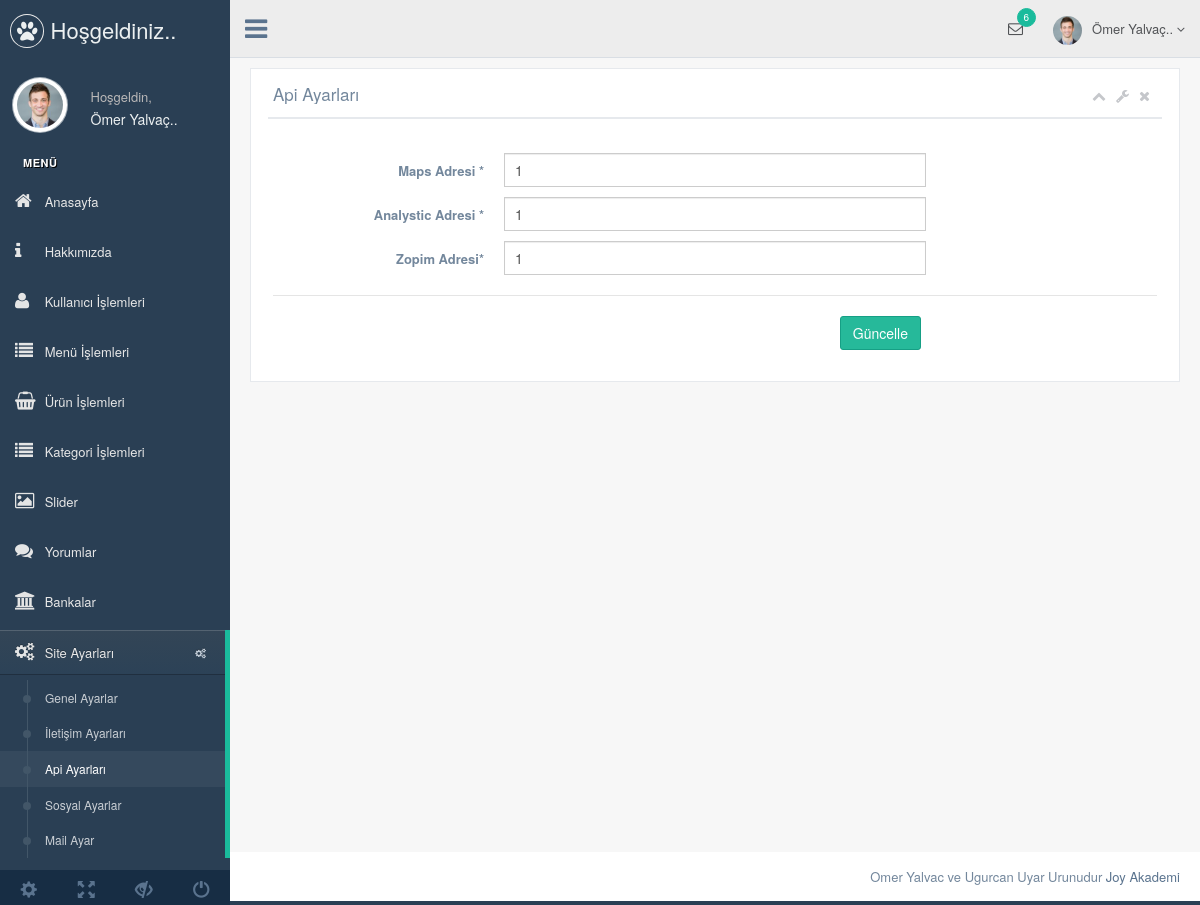
Screenshot of /admin/production/api-ayarlar.php (signed in) with the database file from the repository.
### tables this page shows
CREATE TABLE `kullanici` (
  `kullanici_id` int(11) NOT NULL,
  `kullanici_zaman` datetime NOT NULL DEFAULT CURRENT_TIMESTAMP,
  `kullanici_resim` varchar(250) NOT NULL,
  `kullanici_tc` varchar(50) NOT NULL,
  `kullanici_ad` varchar(50) NOT NULL,
  `kullanici_mail` varchar(100) NOT NULL,
  `kullanici_gsm` varchar(50) NOT NULL,
  `kullanici_password` varchar(50) NOT NULL,
  `kullanici_adsoyad` varchar(50) NOT NULL,
  `kullanici_adres` varchar(250) NOT NULL,
  `kullanici_il` varchar(100) NOT NULL,
  `kullanici_ilce` varchar(100) NOT NULL,
  `kullanici_unvan` varchar(100) NOT NULL,
  `kullanici_yetki` varchar(50) NOT NULL,
  `kullanici_durum` int(1) NOT NULL DEFAULT '1'
);

CREATE TABLE `ayar` (
  `ayar_id` int(11) NOT NULL,
  `ayar_logo` varchar(250) NOT NULL,
  `ayar_title` varchar(250) NOT NULL,
  `ayar_description` varchar(250) NOT NULL,
  `ayar_keywords` varchar(50) NOT NULL,
  `ayar_author` varchar(50) NOT NULL,
  `ayar_tel` varchar(50) NOT NULL,
  `ayar_gsm` varchar(50) NOT NULL,
  `ayar_faks` varchar(50) NOT NULL,
  `ayar_mail` varchar(50) NOT NULL,
  `ayar_ilce` varchar(50) NOT NULL,
  `ayar_il` varchar(50) NOT NULL,
  `ayar_adres` varchar(250) NOT NULL,
  `ayar_mesai` varchar(250) NOT NULL,
  `ayar_maps` varchar(250) NOT NULL,
  `ayar_analystic` varchar(50) NOT NULL,
  `ayar_zopim` varchar(250) NOT NULL,
  `ayar_facebook` varchar(50) NOT NULL,
  `ayar_twitter` varchar(50) NOT NULL,
  `ayar_google` varchar(50) NOT NULL,
  `ayar_youtube` varchar(50) NOT NULL,
  `ayar_smtphost` varchar(50) NOT NULL,
  `ayar_smtpuser` varchar(50) NOT NULL,
  `ayar_smtppassword` varchar(50) NOT NULL,
  `ayar_smtpport` varchar(50) NOT NULL,
  `ayar_bakim` enum('0','1') NOT NULL DEFAULT '1'
);

### admin/production/api-ayarlar.php (the view, shortened to what this page needs)
<?php include 'header.php';
?>
        <div class="right_col" role="main">
          <div class="">
            <div class="row">
              <div class="col-md-12 col-sm-12 col-xs-12">
                <div class="x_panel">
                  <div class="x_title">
                    <h2>Api Ayarları </h2>
                    <ul class="nav navbar-right panel_toolbox">
                      <li><a class="collapse-link"><i class="fa fa-chevron-up"></i></a>
                      </li>
                      <li class="dropdown">
                        <a href="#" class="dropdown-toggle" data-toggle="dropdown" role="button" aria-expanded="false"><i class="fa fa-wrench"></i></a>
                      </li>
                      <li><a class="close-link"><i class="fa fa-close"></i></a>
                      </li>
                    </ul>
                    <div class="clearfix"></div>
                  </div>
                  <div class="x_content">
                    <br />
                    <form action="../netting/islem.php" method="POST" id="demo-form2" data-parsley-validate class="form-horizontal form-label-left">
                      <div class="form-group">
                        <label class="control-label col-md-3 col-sm-3 col-xs-12" for="first-name">Maps Adresi <span class="required">*</span>
                        </label>
                        <div class="col-md-6 col-sm-6 col-xs-12">
                          <input type="text" id="first-name" name="ayar_maps" value="<?php echo $ayarcek['ayar_maps'] ?>" required="required" class="form-control col-md-7 col-xs-12">
                        </div>
                      </div>
                      <div class="form-group">
                        <label class="control-label col-md-3 col-sm-3 col-xs-12" for="first-name">Analystic Adresi <span class="required">*</span>
                        </label>
                        <div class="col-md-6 col-sm-6 col-xs-12">
                          <input type="text" id="first-name" name="ayar_analystic" value="<?php echo $ayarcek['ayar_analystic'] ?>" required="required" class="form-control col-md-7 col-xs-12">
                        </div>
                      </div>
                      <div class="form-group">
                        <label class="control-label col-md-3 col-sm-3 col-xs-12" for="first-name">Zopim Adresi<span class="required">*</span>
                        </label>
                        <div class="col-md-6 col-sm-6 col-xs-12">
                          <input type="text" id="first-name" name="ayar_zopim" value="<?php echo $ayarcek['ayar_zopim'] ?>" required="required" class="form-control col-md-7 col-xs-12">
                        </div>
                      </div>
                      <div class="ln_solid"></div>
                      <div class="form-group">
                        <div align=right class="col-md-6 col-sm-6 col-xs-12 col-md-offset-3">
                          <button type="submit" name="apiayarkaydet" class="btn btn-success">Güncelle</button>
                        </div>
                      </div>
                    </form>
                  </div>
                </div>
              </div>
            </div>
          </div>
        </div>
     <?php include 'footer.php';
     ?>

### admin/production/header.php (shortened to what this page needs)
<?php
include '../netting/baglam.php';
$ayarsor=$db->prepare("SELECT * FROM ayar where ayar_id=:id");
$ayarsor->execute(array(
  'id' => 0
));
$ayarcek=$ayarsor->fetch(PDO::FETCH_ASSOC);
$kullanicisor=$db->prepare("SELECT * FROM kullanici where kullanici_mail=:mail");
$kullanicisor->execute(array(
  'mail' => $_SESSION['kullanici_mail']
));
$kullanicicek=$kullanicisor->fetch(PDO::FETCH_ASSOC);
?>
<!DOCTYPE html>
<html lang="en">
  <head>
    <link href="../vendors/bootstrap/dist/css/bootstrap.min.css" rel="stylesheet">
    <link href="../vendors/font-awesome/css/font-awesome.min.css" rel="stylesheet">
    <link href="../vendors/nprogress/nprogress.css" rel="stylesheet">
    <link href="../vendors/iCheck/skins/flat/green.css" rel="stylesheet">
    <link href="../vendors/datatables.net-bs/css/dataTables.bootstrap.min.css" rel="stylesheet">
    <link href="../vendors/datatables.net-buttons-bs/css/buttons.bootstrap.min.css" rel="stylesheet">
    <link href="../vendors/datatables.net-fixedheader-bs/css/fixedHeader.bootstrap.min.css" rel="stylesheet">
    <link href="../vendors/datatables.net-responsive-bs/css/responsive.bootstrap.min.css" rel="stylesheet">
    <link href="../vendors/datatables.net-scroller-bs/css/scroller.bootstrap.min.css" rel="stylesheet">
    <link href="../build/css/custom.min.css" rel="stylesheet">
  </head>
  <body class="nav-md">
    <div class="container body">
      <div class="main_container">
        <div class="col-md-3 left_col">
          <div class="left_col scroll-view">
            <div class="navbar nav_title" style="border: 0;">
              <a href="index.html" class="site_title"><i class="fa fa-paw"></i> <span>Hoşgeldiniz..</span></a>
            </div>
            <div class="profile clearfix">
              <div class="profile_pic">
                <img src="images/img.jpg" alt="..." class="img-circle profile_img">
              </div>
              <div class="profile_info">
                <span>Hoşgeldin,</span>
                <h2><?php echo $kullanicicek['kullanici_adsoyad']; ?></h2>
              </div>
            </div>
            <br />
            <div id="sidebar-menu" class="main_menu_side hidden-print main_menu">
              <div class="menu_section">
                <h3>Menü</h3>
                <ul class="nav side-menu">
                <li><a href="index.php"><i class="fa fa-home"></i> Anasayfa </a></li>
                <li><a href="hakkimizda.php"><i class="fa fa-info"></i> Hakkımızda </a></li>
                <li><a href="kullanici.php"><i class="fa fa-user"></i> Kullanıcı İşlemleri </a></li>
                <li><a href="menu.php"><i class="fa fa-list"></i> Menü İşlemleri </a></li>
                <li><a href="urun.php"><i class="fa fa-shopping-basket"></i> Ürün İşlemleri </a></li>
                <li><a href="kategori.php"><i class="fa fa-list"></i> Kategori İşlemleri </a></li>
                <li><a href="slider.php"><i class="fa fa-image"></i> Slider </a></li>
                <li><a href="yorum.php"><i class="fa fa-comments"></i> Yorumlar </a></li>
                <li><a href="banka.php"><i class="fa fa-bank"></i> Bankalar </a></li>
                  <li><a><i class="fa fa-cogs"></i> Site Ayarları <span class="fa fa-cogs"></span></a>
                    <ul class="nav child_menu">
                      <li><a href="genel-ayar.php">Genel Ayarlar</a></li>
                      <li><a href="iletisim-ayarlar.php">İletişim Ayarları</a></li>
                      <li><a href="api-ayarlar.php">Api Ayarları</a></li>
                      <li><a href="sosyal-ayar.php">Sosyal Ayarlar</a></li>
                      <li><a href="mail-ayar.php">Mail Ayar</a></li>
                    </ul>
                  </li>
                </ul>
              </div>
            </div>
            <div class="sidebar-footer hidden-small">
              <a data-toggle="tooltip" data-placement="top" title="Settings">
                <span class="glyphicon glyphicon-cog" aria-hidden="true"></span>
              </a>
              <a data-toggle="tooltip" data-placement="top" title="FullScreen">
                <span class="glyphicon glyphicon-fullscreen" aria-hidden="true"></span>
              </a>
              <a data-toggle="tooltip" data-placement="top" title="Lock">
                <span class="glyphicon glyphicon-eye-close" aria-hidden="true"></span>
              </a>
              <a data-toggle="tooltip" data-placement="top" title="Logout">
                <span class="glyphicon glyphicon-off" aria-hidden="true"></span>
              </a>
            </div>
          </div>
        </div>
        <div class="top_nav">
          <div class="nav_menu">
            <nav>
              <div class="nav toggle">
                <a id="menu_toggle"><i class="fa fa-bars"></i></a>
              </div>
              <ul class="nav navbar-nav navbar-right">
                <li class="">
                  <a href="javascript:;" class="user-profile dropdown-toggle" data-toggle="dropdown" aria-expanded="false">
                    <img src="images/img.jpg" alt=""><?php echo $kullanicicek['kullanici_adsoyad']; ?>
                    <span class=" fa fa-angle-down"></span>
                  </a>
                </li>
                <li role="presentation" class="dropdown">
                  <a href="javascript:;" class="dropdown-toggle info-number" data-toggle="dropdown" aria-expanded="false">
                    <i class="fa fa-envelope-o"></i>
                    <span class="badge bg-green">6</span>
                  </a>
                </li>
              </ul>
            </nav>
          </div>
        </div>

### rows the page displays
kullanici: kullanici_adsoyad "Ömer Yalvaç.."
ayar: ayar_maps "1", ayar_analystic "1", ayar_zopim "1"
